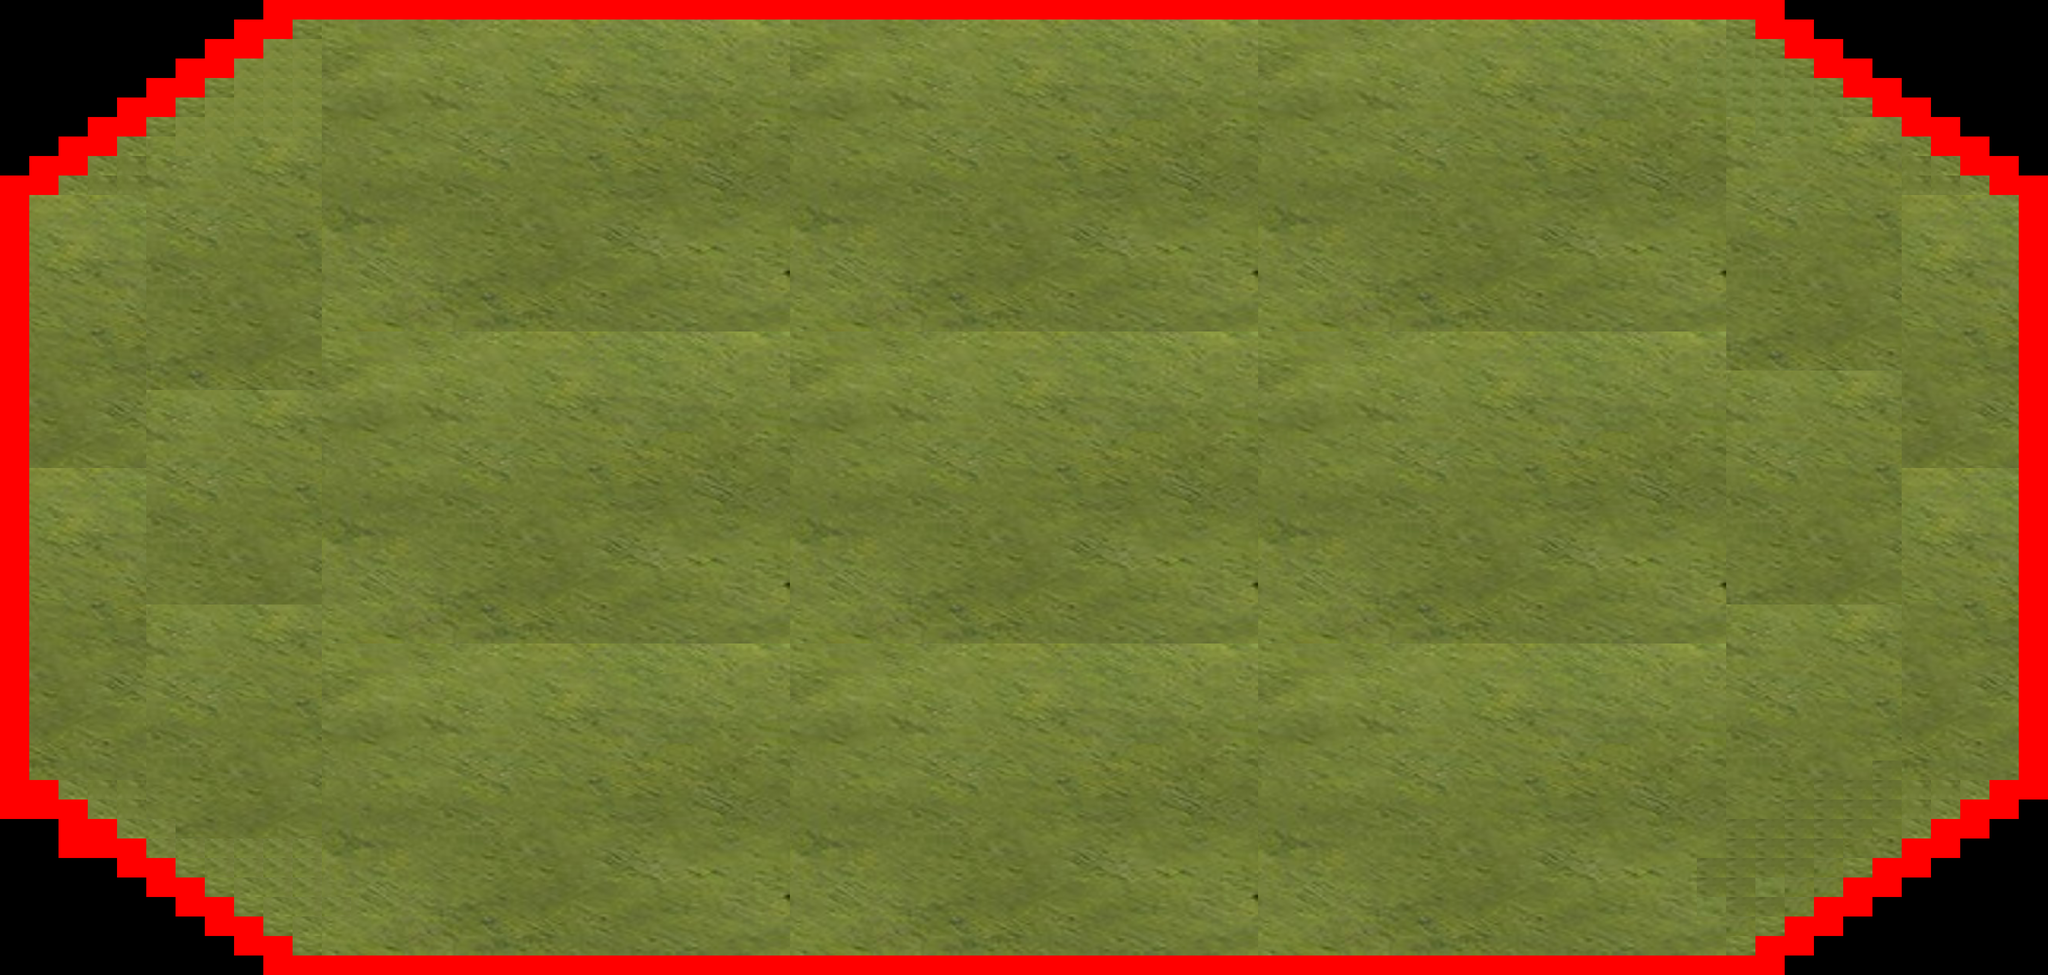

This game map was drawn from its Tiled (.tmx) file and the tilesets committed beside it. A one-line description and the trimmed map source follow:
An orthogonal 70x50 tile map with 60x40 px tiles, 2 tile layers (main_layer, block_layer), 2 tilesets.

<map version="1.0" orientation="orthogonal" renderorder="right-down" width="70" height="50" tilewidth="60" tileheight="40" nextobjectid="1">
 <tileset firstgid="1" name="image" tilewidth="60" tileheight="40">
  <image source="bg.png" width="960" height="640" />
 </tileset>
 <tileset firstgid="257" name="block" tilewidth="60" tileheight="40">
  <image source="block.png" trans="ff00ff" width="60" height="40" />
 </tileset>
 <layer name="main_layer" width="70" height="50">
  <data>[3500 cells, 3084 non-empty, 256 distinct tile ids]</data>
 </layer>
 <layer name="block_layer" width="70" height="50">
  <data>[3500 cells, 238 non-empty, 1 distinct tile ids]</data>
 </layer>
</map>